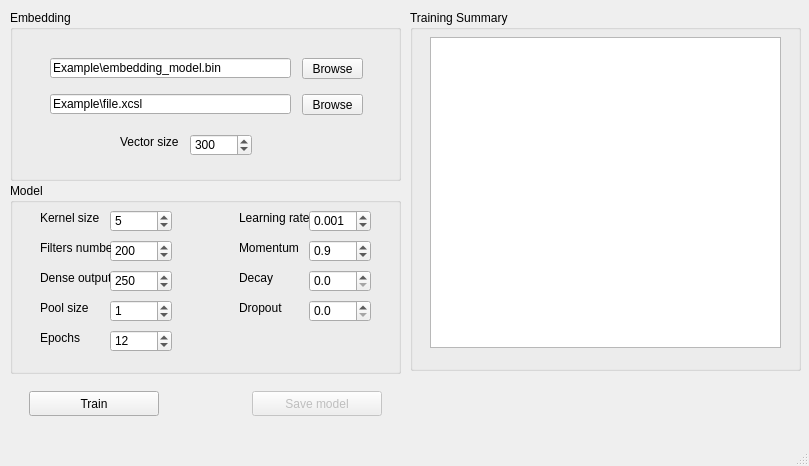
<?xml version="1.0" encoding="UTF-8"?>
<ui version="4.0">
 <class>NewModelConfiguration</class>
 <widget class="QMainWindow" name="NewModelConfiguration">
  <property name="geometry">
   <rect>
    <x>0</x>
    <y>0</y>
    <width>809</width>
    <height>466</height>
   </rect>
  </property>
  <property name="windowTitle">
   <string>New Model Configuration</string>
  </property>
  <property name="toolTip">
   <string/>
  </property>
  <property name="whatsThis">
   <string/>
  </property>
  <property name="accessibleName">
   <string/>
  </property>
  <widget class="QWidget" name="centralwidget">
   <widget class="QGroupBox" name="embeddingGroupBox">
    <property name="geometry">
     <rect>
      <x>10</x>
      <y>10</y>
      <width>391</width>
      <height>171</height>
     </rect>
    </property>
    <property name="title">
     <string>Embedding</string>
    </property>
    <widget class="QPushButton" name="embeddingModelBrowseButton">
     <property name="geometry">
      <rect>
       <x>292</x>
       <y>48</y>
       <width>61</width>
       <height>21</height>
      </rect>
     </property>
     <property name="text">
      <string>Browse</string>
     </property>
    </widget>
    <widget class="QLineEdit" name="embeddingModelLineEdit">
     <property name="geometry">
      <rect>
       <x>40</x>
       <y>48</y>
       <width>241</width>
       <height>20</height>
      </rect>
     </property>
     <property name="text">
      <string>Example\embedding_model.bin</string>
     </property>
    </widget>
    <widget class="QDoubleSpinBox" name="vectorSizeSpinBox">
     <property name="geometry">
      <rect>
       <x>180</x>
       <y>124</y>
       <width>62</width>
       <height>22</height>
      </rect>
     </property>
     <property name="decimals">
      <number>0</number>
     </property>
     <property name="maximum">
      <double>9999.000000000000000</double>
     </property>
     <property name="value">
      <double>300.000000000000000</double>
     </property>
    </widget>
    <widget class="QLabel" name="vectorSizeLabel">
     <property name="geometry">
      <rect>
       <x>110</x>
       <y>124</y>
       <width>71</width>
       <height>16</height>
      </rect>
     </property>
     <property name="text">
      <string>Vector size</string>
     </property>
    </widget>
    <widget class="QLineEdit" name="dataSetDirectoryLineEdit">
     <property name="geometry">
      <rect>
       <x>40</x>
       <y>84</y>
       <width>241</width>
       <height>20</height>
      </rect>
     </property>
     <property name="text">
      <string>Example\file.xcsl</string>
     </property>
    </widget>
    <widget class="QPushButton" name="dataSetDirectoryBrowseButton">
     <property name="geometry">
      <rect>
       <x>292</x>
       <y>84</y>
       <width>61</width>
       <height>21</height>
      </rect>
     </property>
     <property name="text">
      <string>Browse</string>
     </property>
    </widget>
   </widget>
   <widget class="QGroupBox" name="mainModelGroupBox">
    <property name="geometry">
     <rect>
      <x>10</x>
      <y>183</y>
      <width>391</width>
      <height>191</height>
     </rect>
    </property>
    <property name="title">
     <string>Model</string>
    </property>
    <widget class="QLabel" name="kernelSizeLabel">
     <property name="geometry">
      <rect>
       <x>30</x>
       <y>27</y>
       <width>71</width>
       <height>16</height>
      </rect>
     </property>
     <property name="text">
      <string>Kernel size</string>
     </property>
    </widget>
    <widget class="QDoubleSpinBox" name="kernelSizeSpinBox">
     <property name="geometry">
      <rect>
       <x>100</x>
       <y>27</y>
       <width>62</width>
       <height>22</height>
      </rect>
     </property>
     <property name="decimals">
      <number>0</number>
     </property>
     <property name="maximum">
      <double>9999.000000000000000</double>
     </property>
     <property name="value">
      <double>5.000000000000000</double>
     </property>
    </widget>
    <widget class="QDoubleSpinBox" name="FiltersNumberSpinBox">
     <property name="geometry">
      <rect>
       <x>100</x>
       <y>57</y>
       <width>62</width>
       <height>22</height>
      </rect>
     </property>
     <property name="decimals">
      <number>0</number>
     </property>
     <property name="maximum">
      <double>9999.000000000000000</double>
     </property>
     <property name="value">
      <double>200.000000000000000</double>
     </property>
    </widget>
    <widget class="QLabel" name="filtersNumberLabel">
     <property name="geometry">
      <rect>
       <x>30</x>
       <y>57</y>
       <width>71</width>
       <height>16</height>
      </rect>
     </property>
     <property name="text">
      <string>Filters number</string>
     </property>
    </widget>
    <widget class="QLabel" name="denseOutputLabel">
     <property name="geometry">
      <rect>
       <x>30</x>
       <y>87</y>
       <width>71</width>
       <height>16</height>
      </rect>
     </property>
     <property name="text">
      <string>Dense output</string>
     </property>
    </widget>
    <widget class="QDoubleSpinBox" name="denseOutputSpinBox">
     <property name="geometry">
      <rect>
       <x>100</x>
       <y>87</y>
       <width>62</width>
       <height>22</height>
      </rect>
     </property>
     <property name="decimals">
      <number>0</number>
     </property>
     <property name="maximum">
      <double>9999.000000000000000</double>
     </property>
     <property name="value">
      <double>250.000000000000000</double>
     </property>
    </widget>
    <widget class="QDoubleSpinBox" name="poolSizeSpinBox">
     <property name="geometry">
      <rect>
       <x>100</x>
       <y>117</y>
       <width>62</width>
       <height>22</height>
      </rect>
     </property>
     <property name="decimals">
      <number>0</number>
     </property>
     <property name="maximum">
      <double>9999.000000000000000</double>
     </property>
     <property name="value">
      <double>1.000000000000000</double>
     </property>
    </widget>
    <widget class="QLabel" name="poolSizeLabel">
     <property name="geometry">
      <rect>
       <x>30</x>
       <y>117</y>
       <width>71</width>
       <height>16</height>
      </rect>
     </property>
     <property name="text">
      <string>Pool size</string>
     </property>
    </widget>
    <widget class="QDoubleSpinBox" name="epochsSpinBox">
     <property name="geometry">
      <rect>
       <x>100</x>
       <y>147</y>
       <width>62</width>
       <height>22</height>
      </rect>
     </property>
     <property name="decimals">
      <number>0</number>
     </property>
     <property name="maximum">
      <double>9999.000000000000000</double>
     </property>
     <property name="value">
      <double>12.000000000000000</double>
     </property>
    </widget>
    <widget class="QLabel" name="epochsLabel">
     <property name="geometry">
      <rect>
       <x>30</x>
       <y>147</y>
       <width>71</width>
       <height>16</height>
      </rect>
     </property>
     <property name="text">
      <string>Epochs</string>
     </property>
    </widget>
    <widget class="QLabel" name="learningRateLabel">
     <property name="geometry">
      <rect>
       <x>229</x>
       <y>27</y>
       <width>71</width>
       <height>16</height>
      </rect>
     </property>
     <property name="text">
      <string>Learning rate</string>
     </property>
    </widget>
    <widget class="QDoubleSpinBox" name="learningRateSpinBox">
     <property name="geometry">
      <rect>
       <x>299</x>
       <y>27</y>
       <width>62</width>
       <height>22</height>
      </rect>
     </property>
     <property name="decimals">
      <number>3</number>
     </property>
     <property name="maximum">
      <double>1.000000000000000</double>
     </property>
     <property name="value">
      <double>0.001000000000000</double>
     </property>
    </widget>
    <widget class="QLabel" name="momentumLabel">
     <property name="geometry">
      <rect>
       <x>229</x>
       <y>57</y>
       <width>71</width>
       <height>16</height>
      </rect>
     </property>
     <property name="text">
      <string>Momentum</string>
     </property>
    </widget>
    <widget class="QDoubleSpinBox" name="momentumSpinBox">
     <property name="geometry">
      <rect>
       <x>299</x>
       <y>57</y>
       <width>62</width>
       <height>22</height>
      </rect>
     </property>
     <property name="decimals">
      <number>1</number>
     </property>
     <property name="maximum">
      <double>1.000000000000000</double>
     </property>
     <property name="value">
      <double>0.900000000000000</double>
     </property>
    </widget>
    <widget class="QLabel" name="decayLabel">
     <property name="geometry">
      <rect>
       <x>229</x>
       <y>87</y>
       <width>71</width>
       <height>16</height>
      </rect>
     </property>
     <property name="text">
      <string>Decay</string>
     </property>
    </widget>
    <widget class="QDoubleSpinBox" name="decaySpinBox">
     <property name="geometry">
      <rect>
       <x>299</x>
       <y>87</y>
       <width>62</width>
       <height>22</height>
      </rect>
     </property>
     <property name="decimals">
      <number>1</number>
     </property>
     <property name="maximum">
      <double>1.000000000000000</double>
     </property>
     <property name="value">
      <double>0.000000000000000</double>
     </property>
    </widget>
    <widget class="QDoubleSpinBox" name="dropoutSpinBox">
     <property name="geometry">
      <rect>
       <x>299</x>
       <y>117</y>
       <width>62</width>
       <height>22</height>
      </rect>
     </property>
     <property name="decimals">
      <number>1</number>
     </property>
     <property name="maximum">
      <double>1.000000000000000</double>
     </property>
     <property name="value">
      <double>0.000000000000000</double>
     </property>
    </widget>
    <widget class="QLabel" name="dropoutLabel">
     <property name="geometry">
      <rect>
       <x>229</x>
       <y>117</y>
       <width>71</width>
       <height>16</height>
      </rect>
     </property>
     <property name="text">
      <string>Dropout</string>
     </property>
    </widget>
   </widget>
   <widget class="QPushButton" name="saveModelButton">
    <property name="enabled">
     <bool>false</bool>
    </property>
    <property name="geometry">
     <rect>
      <x>252</x>
      <y>391</y>
      <width>130</width>
      <height>25</height>
     </rect>
    </property>
    <property name="text">
     <string>Save model</string>
    </property>
   </widget>
   <widget class="QPushButton" name="trainModelButton">
    <property name="geometry">
     <rect>
      <x>29</x>
      <y>391</y>
      <width>130</width>
      <height>25</height>
     </rect>
    </property>
    <property name="text">
     <string>Train</string>
    </property>
   </widget>
   <widget class="QGroupBox" name="trainingSummaryGroupBox">
    <property name="geometry">
     <rect>
      <x>410</x>
      <y>10</y>
      <width>391</width>
      <height>361</height>
     </rect>
    </property>
    <property name="title">
     <string>Training Summary</string>
    </property>
    <widget class="QTextEdit" name="trainingSummaryTextEdit">
     <property name="geometry">
      <rect>
       <x>20</x>
       <y>27</y>
       <width>351</width>
       <height>311</height>
      </rect>
     </property>
    </widget>
   </widget>
  </widget>
  <widget class="QMenuBar" name="menubar">
   <property name="geometry">
    <rect>
     <x>0</x>
     <y>0</y>
     <width>809</width>
     <height>21</height>
    </rect>
   </property>
  </widget>
  <widget class="QStatusBar" name="statusbar"/>
 </widget>
 <resources/>
 <connections/>
</ui>
